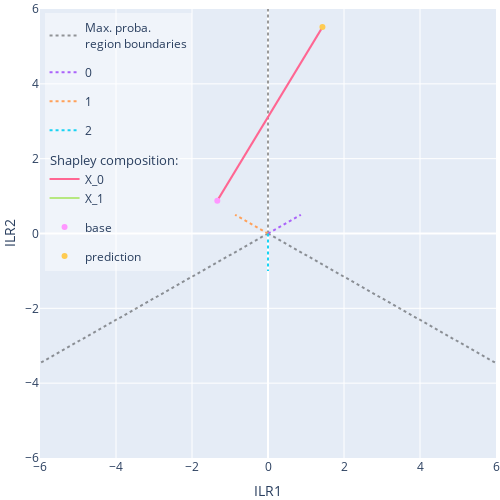
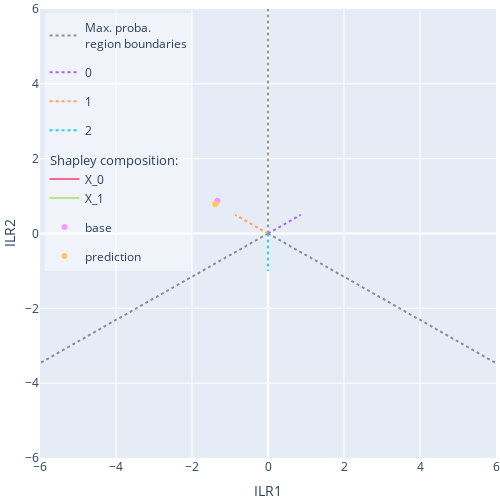
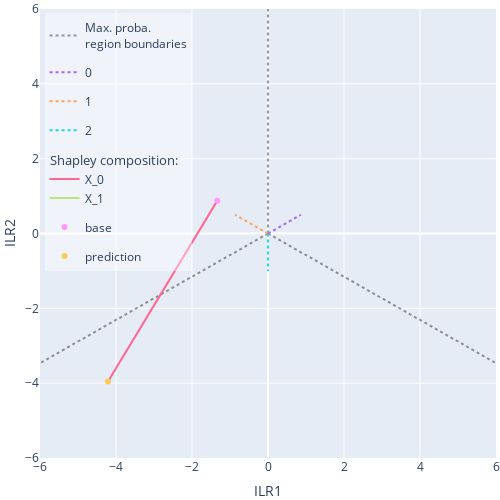
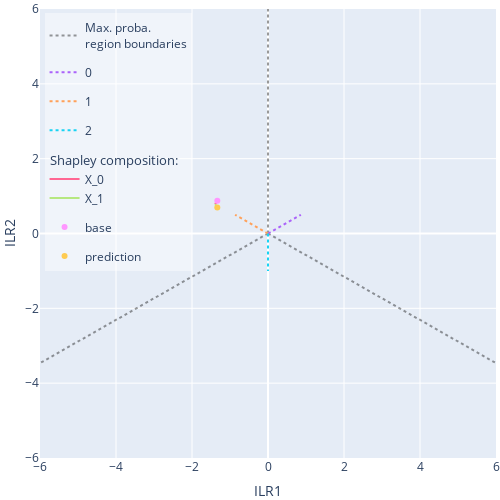

The code cell stored with these charts, in order, in its notebook:
### Code cell
#PLOT the 3D ILR SPACE (CORRESPONDING TO THE CHOSEN ILR COMPONENTS LISTED IN BALANCES).
#plot range [-lim, lim]

#If shapley_sum is True, the sum of the shapley vectors are summed from the base distribution to the prediction

for sample_id, sample in samples_of_interest.items():
    print(f'Sample of interest {sample_id} = {sample}')
    (shapley, base) = explainer.explain_instance(sample['X'])
    ## Removed the composition without base and prediction
    #fig = explainer.plot_ilr_space(balances=[i for i in range(1, n_classes)], lim=6, figsize=500)
    #fig.update_layout(title=dict(text=f"Sample {sample_id} = {sample}"))
    #fig.write_image(os.path.join(out_dir, f"ex_eq4_{sample_id}_ilrplot.pdf"))
    
    fig = explainer.plot_ilr_space(balances=[i for i in range(1, n_classes)], shapley_sum=True, lim=6, figsize=500)
    fig.update_layout(title=dict(text=f"Sample {sample_id} = {sample}", automargin=True, yref='paper'))
    fig.write_image(os.path.join(out_dir, f"ex_eq4_{sample_id}_ilrplotsum.pdf"))

### Figure 1 — Plotly figure (JSON) as saved in the notebook; plotly's stock layout.template omitted (floating-point values rounded to 4 significant figures)
{"data": [{"line": {"color": "black", "dash": "dot"}, "mode": "lines", "name": "Max. proba.<br>region boundaries", "opacity": 0.4, "type": "scatter", "x": [0, -51.96], "y": [0, -30.0]}, {"line": {"color": "black", "dash": "dot"}, "mode": "lines", "name": "Max. proba.<br>region boundaries", "opacity": 0.4, "showlegend": false, "type": "scatter", "x": [0, 51.96], "y": [0, -30.0]}, {"line": {"color": "black", "dash": "dot"}, "mode": "lines", "name": "Max. proba.<br>region boundaries", "opacity": 0.4, "showlegend": false, "type": "scatter", "x": [0, 5.777e-15], "y": [0, 60.0]}, {"legendgroup": "class0", "line": {"dash": "dot"}, "mode": "lines", "name": "0", "type": "scatter", "x": [0, 0.866], "y": [0, 0.5]}, {"legendgroup": "class1", "line": {"dash": "dot"}, "mode": "lines", "name": "1", "type": "scatter", "x": [0, -0.866], "y": [0, 0.5]}, {"legendgroup": "class2", "line": {"dash": "dot"}, "mode": "lines", "name": "2", "type": "scatter", "x": [0, -9.628e-17], "y": [0, -1.0]}, {"legendgroup": "shapley", "legendgrouptitle": {"text": "Shapley composition:"}, "mode": "lines", "name": "X_0", "type": "scatter", "x": [-1.334, 1.434], "y": [0.8781, 5.516]}, {"legendgroup": "shapley", "legendgrouptitle": {"text": "Shapley composition:"}, "mode": "lines", "name": "X_1", "type": "scatter", "x": [1.434, 1.433], "y": [5.516, 5.518]}, {"mode": "markers", "name": "base", "type": "scatter", "x": [-1.334], "y": [0.8781]}, {"mode": "markers", "name": "prediction", "type": "scatter", "x": [1.433], "y": [5.518]}], "layout": {"autosize": false, "height": 500, "legend": {"bgcolor": "rgba(255,255,255,0.4)", "x": 0.01, "xanchor": "left", "y": 0.99, "yanchor": "top"}, "margin": {"b": 0, "l": 0, "r": 0, "t": 0}, "width": 500, "xaxis": {"range": [-6, 6], "title": {"text": "ILR1"}, "type": "linear"}, "yaxis": {"range": [-6, 6], "title": {"text": "ILR2"}, "type": "linear"}}}

### Figure 2 — Plotly figure (JSON) as saved in the notebook; plotly's stock layout.template omitted (floating-point values rounded to 4 significant figures)
{"data": [{"line": {"color": "black", "dash": "dot"}, "mode": "lines", "name": "Max. proba.<br>region boundaries", "opacity": 0.4, "type": "scatter", "x": [0, -51.96], "y": [0, -30.0]}, {"line": {"color": "black", "dash": "dot"}, "mode": "lines", "name": "Max. proba.<br>region boundaries", "opacity": 0.4, "showlegend": false, "type": "scatter", "x": [0, 51.96], "y": [0, -30.0]}, {"line": {"color": "black", "dash": "dot"}, "mode": "lines", "name": "Max. proba.<br>region boundaries", "opacity": 0.4, "showlegend": false, "type": "scatter", "x": [0, 5.777e-15], "y": [0, 60.0]}, {"legendgroup": "class0", "line": {"dash": "dot"}, "mode": "lines", "name": "0", "type": "scatter", "x": [0, 0.866], "y": [0, 0.5]}, {"legendgroup": "class1", "line": {"dash": "dot"}, "mode": "lines", "name": "1", "type": "scatter", "x": [0, -0.866], "y": [0, 0.5]}, {"legendgroup": "class2", "line": {"dash": "dot"}, "mode": "lines", "name": "2", "type": "scatter", "x": [0, -9.628e-17], "y": [0, -1.0]}, {"legendgroup": "shapley", "legendgrouptitle": {"text": "Shapley composition:"}, "mode": "lines", "name": "X_0", "type": "scatter", "x": [-1.334, -1.387], "y": [0.8781, 0.7783]}, {"legendgroup": "shapley", "legendgrouptitle": {"text": "Shapley composition:"}, "mode": "lines", "name": "X_1", "type": "scatter", "x": [-1.387, -1.39], "y": [0.7783, 0.7817]}, {"mode": "markers", "name": "base", "type": "scatter", "x": [-1.334], "y": [0.8781]}, {"mode": "markers", "name": "prediction", "type": "scatter", "x": [-1.39], "y": [0.7817]}], "layout": {"autosize": false, "height": 500, "legend": {"bgcolor": "rgba(255,255,255,0.4)", "x": 0.01, "xanchor": "left", "y": 0.99, "yanchor": "top"}, "margin": {"b": 0, "l": 0, "r": 0, "t": 0}, "width": 500, "xaxis": {"range": [-6, 6], "title": {"text": "ILR1"}, "type": "linear"}, "yaxis": {"range": [-6, 6], "title": {"text": "ILR2"}, "type": "linear"}}}

### Figure 3 — Plotly figure (JSON) as saved in the notebook; plotly's stock layout.template omitted (floating-point values rounded to 4 significant figures)
{"data": [{"line": {"color": "black", "dash": "dot"}, "mode": "lines", "name": "Max. proba.<br>region boundaries", "opacity": 0.4, "type": "scatter", "x": [0, -51.96], "y": [0, -30.0]}, {"line": {"color": "black", "dash": "dot"}, "mode": "lines", "name": "Max. proba.<br>region boundaries", "opacity": 0.4, "showlegend": false, "type": "scatter", "x": [0, 51.96], "y": [0, -30.0]}, {"line": {"color": "black", "dash": "dot"}, "mode": "lines", "name": "Max. proba.<br>region boundaries", "opacity": 0.4, "showlegend": false, "type": "scatter", "x": [0, 5.777e-15], "y": [0, 60.0]}, {"legendgroup": "class0", "line": {"dash": "dot"}, "mode": "lines", "name": "0", "type": "scatter", "x": [0, 0.866], "y": [0, 0.5]}, {"legendgroup": "class1", "line": {"dash": "dot"}, "mode": "lines", "name": "1", "type": "scatter", "x": [0, -0.866], "y": [0, 0.5]}, {"legendgroup": "class2", "line": {"dash": "dot"}, "mode": "lines", "name": "2", "type": "scatter", "x": [0, -9.628e-17], "y": [0, -1.0]}, {"legendgroup": "shapley", "legendgrouptitle": {"text": "Shapley composition:"}, "mode": "lines", "name": "X_0", "type": "scatter", "x": [-1.334, -4.211], "y": [0.8781, -3.956]}, {"legendgroup": "shapley", "legendgrouptitle": {"text": "Shapley composition:"}, "mode": "lines", "name": "X_1", "type": "scatter", "x": [-4.211, -4.212], "y": [-3.956, -3.954]}, {"mode": "markers", "name": "base", "type": "scatter", "x": [-1.334], "y": [0.8781]}, {"mode": "markers", "name": "prediction", "type": "scatter", "x": [-4.212], "y": [-3.954]}], "layout": {"autosize": false, "height": 500, "legend": {"bgcolor": "rgba(255,255,255,0.4)", "x": 0.01, "xanchor": "left", "y": 0.99, "yanchor": "top"}, "margin": {"b": 0, "l": 0, "r": 0, "t": 0}, "width": 500, "xaxis": {"range": [-6, 6], "title": {"text": "ILR1"}, "type": "linear"}, "yaxis": {"range": [-6, 6], "title": {"text": "ILR2"}, "type": "linear"}}}

### Figure 4 — Plotly figure (JSON) as saved in the notebook; plotly's stock layout.template omitted (floating-point values rounded to 4 significant figures)
{"data": [{"line": {"color": "black", "dash": "dot"}, "mode": "lines", "name": "Max. proba.<br>region boundaries", "opacity": 0.4, "type": "scatter", "x": [0, -51.96], "y": [0, -30.0]}, {"line": {"color": "black", "dash": "dot"}, "mode": "lines", "name": "Max. proba.<br>region boundaries", "opacity": 0.4, "showlegend": false, "type": "scatter", "x": [0, 51.96], "y": [0, -30.0]}, {"line": {"color": "black", "dash": "dot"}, "mode": "lines", "name": "Max. proba.<br>region boundaries", "opacity": 0.4, "showlegend": false, "type": "scatter", "x": [0, 5.777e-15], "y": [0, 60.0]}, {"legendgroup": "class0", "line": {"dash": "dot"}, "mode": "lines", "name": "0", "type": "scatter", "x": [0, 0.866], "y": [0, 0.5]}, {"legendgroup": "class1", "line": {"dash": "dot"}, "mode": "lines", "name": "1", "type": "scatter", "x": [0, -0.866], "y": [0, 0.5]}, {"legendgroup": "class2", "line": {"dash": "dot"}, "mode": "lines", "name": "2", "type": "scatter", "x": [0, -9.628e-17], "y": [0, -1.0]}, {"legendgroup": "shapley", "legendgrouptitle": {"text": "Shapley composition:"}, "mode": "lines", "name": "X_0", "type": "scatter", "x": [-1.334, -1.39], "y": [0.8781, 0.7825]}, {"legendgroup": "shapley", "legendgrouptitle": {"text": "Shapley composition:"}, "mode": "lines", "name": "X_1", "type": "scatter", "x": [-1.39, -1.334], "y": [0.7825, 0.6973]}, {"mode": "markers", "name": "base", "type": "scatter", "x": [-1.334], "y": [0.8781]}, {"mode": "markers", "name": "prediction", "type": "scatter", "x": [-1.334], "y": [0.6973]}], "layout": {"autosize": false, "height": 500, "legend": {"bgcolor": "rgba(255,255,255,0.4)", "x": 0.01, "xanchor": "left", "y": 0.99, "yanchor": "top"}, "margin": {"b": 0, "l": 0, "r": 0, "t": 0}, "width": 500, "xaxis": {"range": [-6, 6], "title": {"text": "ILR1"}, "type": "linear"}, "yaxis": {"range": [-6, 6], "title": {"text": "ILR2"}, "type": "linear"}}}
